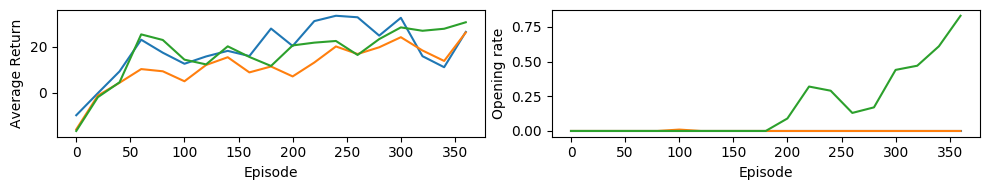

Python code for this plot:
import os.path
import re
import csv

import matplotlib.pyplot as plt
from matplotlib.lines import Line2D


#####setup
linestyle= ["-", ":", "--"]

# eval_episode_return of series6_hnppo_lever_2
returns = ["returns_opening_rates/run-a308f1ee series6_hnppo_lever_2 2022-09-18 14 07 37 algo=hnppo beta=0.0 clip-param=0.3 cuda-deterministic=yes env-nam_logs_hnppo_doorenv-v0_hnppo-lever-tag-eval_episode_rewards.csv",
           "returns_opening_rates/run-ce5e9c44 series6_hnppo_lever_2 2022-09-04 15 39 18 algo=hnppo beta=0.0 clip-param=0.3 cuda-deterministic=yes env-nam_logs_hnppo_doorenv-v0_hnppo-lever-tag-eval_episode_rewards.csv",
           "returns_opening_rates/run-f2aa0aa8 series6_hnppo_lever_2 2022-09-18 18 29 51 algo=hnppo beta=0.0 clip-param=0.3 cuda-deterministic=yes env-nam_logs_hnppo_doorenv-v0_hnppo-lever-tag-eval_episode_rewards.csv",
           ]

# opening rates of series6_hnppo_lever_2
opening_rates = ["returns_opening_rates/run-a308f1ee series6_hnppo_lever_2 2022-09-18 14 07 37 algo=hnppo beta=0.0 clip-param=0.3 cuda-deterministic=yes env-nam_logs_hnppo_doorenv-v0_hnppo-lever-tag-Opening_rate_per_update.csv",
                 "returns_opening_rates/run-ce5e9c44 series6_hnppo_lever_2 2022-09-04 15 39 18 algo=hnppo beta=0.0 clip-param=0.3 cuda-deterministic=yes env-nam_logs_hnppo_doorenv-v0_hnppo-lever-tag-Opening_rate_per_update.csv",
                 "returns_opening_rates/run-f2aa0aa8 series6_hnppo_lever_2 2022-09-18 18 29 51 algo=hnppo beta=0.0 clip-param=0.3 cuda-deterministic=yes env-nam_logs_hnppo_doorenv-v0_hnppo-lever-tag-Opening_rate_per_update.csv",
                 ]


def get_points(csvfile):
    plotpoints = []
    with open(csvfile) as f:
        r = csv.DictReader(f)
        for d in r:
            plotpoints.append((int(d['Step']), float(d['Value'])))
    return plotpoints


rt_plot = [list(zip(*get_points(r))) for r in returns]
op_plot = [list(zip(*get_points(o))) for o in opening_rates]


#####plot the data
fig, (ax1, ax2) = plt.subplots(ncols=2, figsize=(10, 2))
for i, plot in enumerate(rt_plot):
    ax1.plot(plot[0], plot[1], c=f"C{i}",)
    ax1.set_ylabel("Average Return")
    ax1.set_xlabel("Episode")
for i, plot in enumerate(op_plot):
    ax2.plot(plot[0], [p/100 for p in plot[1]], c=f"C{i}")
    ax2.set_ylabel("Opening rate")
    ax2.set_xlabel("Episode")
fig.tight_layout()
fig.savefig(f"return_opening_rate.png", bbox_inches="tight")
